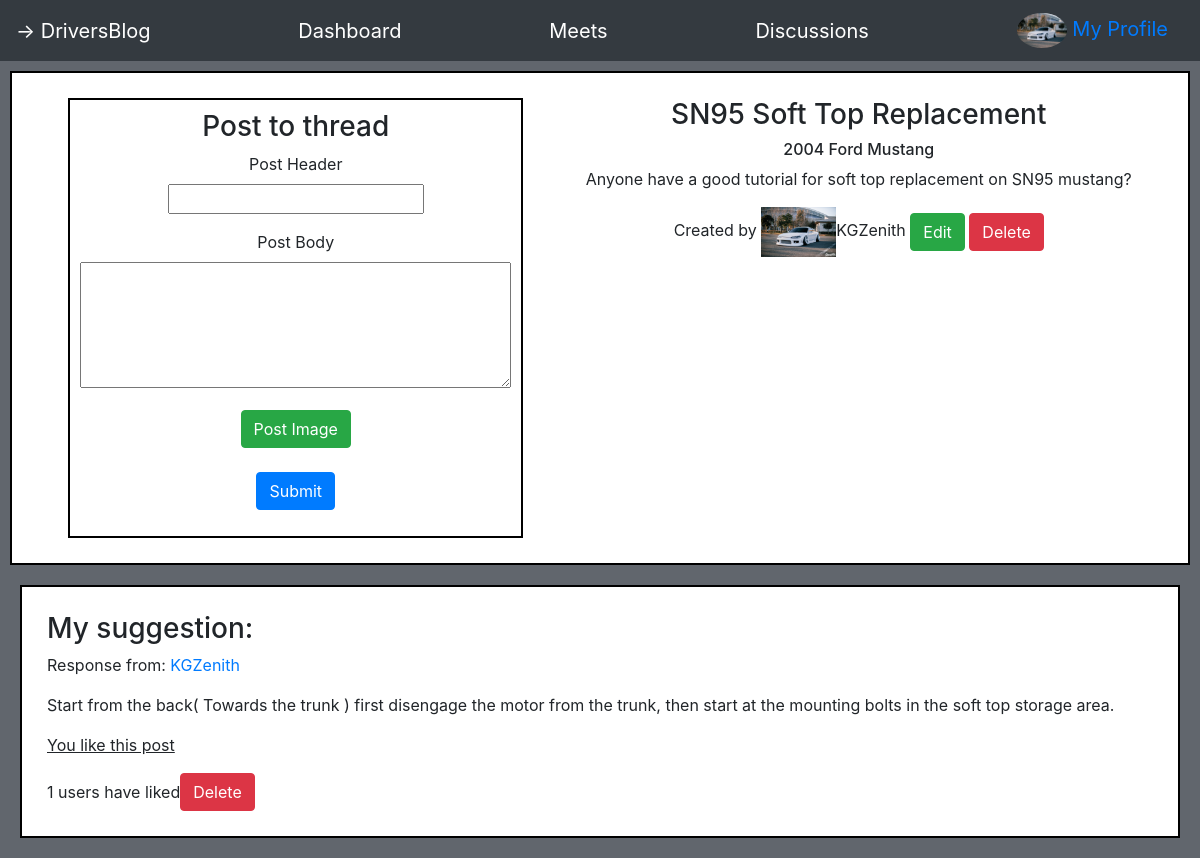
Screenshot of /discussions/10 (signed in) with the database file from the repository.
### users_app/models.py (models this page shows)
class User(models.Model):
    id = models.AutoField(primary_key=True)
    user_name = models.CharField(max_length=50)
    email = models.CharField(max_length=200)
    password = models.CharField(max_length=200)
    pfp = models.ImageField(upload_to='img/', default='/img/pfp.png')
    created_at = models.DateTimeField(auto_now_add=True)
    updated_at = models.DateTimeField(auto_now=True)
    objects = UserManager()

class Thread(models.Model):
    id = models.AutoField(primary_key=True)
    title = models.CharField(max_length=50)
    content = models.CharField(max_length=260, null=True)
    year = models.IntegerField(null=True)
    make = models.CharField(null=True, max_length=25)
    model = models.CharField(null=True, max_length=25)
    creator = models.ForeignKey(User, related_name="threads", on_delete=models.CASCADE, null=True)
    created_at = models.DateTimeField(auto_now_add=True)
    objects= ThreadManager()

class Post(models.Model):
    id = models.AutoField(primary_key=True)
    header = models.CharField(max_length=40)
    img = models.ImageField(blank=True, upload_to="img/posts/")
    content = models.CharField(max_length=260)
    creator = models.ForeignKey(User, related_name="posts", on_delete=models.CASCADE)
    likes = models.ManyToManyField(User, related_name="users_liked")
    thread = models.ForeignKey(Thread, related_name="responses", on_delete=models.CASCADE, null=True)
    created_at = models.DateTimeField(auto_now_add=True)
    updated_at = models.DateTimeField(auto_now=True)
    objects = PostManager()

### users_app/views.py (the view)
# urls.py: path('discussions/<int:id>', views.discussionPage),
def discussionPage(request, id):
    if Thread.objects.filter(id=id):
        context = {
            "logged_user": User.objects.get(id=request.session["user_id"]),
            "thread": Thread.objects.filter(id=id)[0]
        }
        return render(request, "discussion_page.html", context)
    else:
        return redirect("/discussions")

### users_app/templates/discussion_page.html (shortened to what this page needs)
<!DOCTYPE html>
<html lang="en">
<head>
    {% load static %}
    <link rel="stylesheet" href="{% static 'css/style.css' %}">
    <link rel="stylesheet" href="https://stackpath.bootstrapcdn.com/bootstrap/4.3.1/css/bootstrap.min.css">
</head>
<body id="pageBody">
    <nav class="navbar navbar-dark bg-dark">
        <span class="navbar-brand">	&#8594; DriversBlog</span>
        <a href="/dashboard" class="navbar-brand">Dashboard</a>
        <a href="/meets" class='navbar-brand'>Meets</a>
        <a href="/discussions" class="navbar-brand">Discussions</a>
        <span class="navbar-brand"><a href="/profile" id="profileLink"><img class="rounded-circle" src="{{ logged_user.pfp.url }}" height="35px" width="50px" alt=""> My Profile</span></a>
    </nav>
        <div id="heading" class="d-flex justify-content-around">
            <div id="formBorder">
                    <h3>Post to thread</h3>
                    <form action="/discussions/createPost" method="POST" enctype="multipart/form-data" >
                        <p>
                            <label for="header">Post Header</label><br />
                            <input type="text" name="header" />
                        </p>
                        <p>
                            <label for="content">Post Body</label><br />
                            <textarea name="content" maxlength="260" rows="5" cols="40"></textarea>
                        </p>
                        <p>
                            <label for="postImg" class="btn btn-success">Post Image</label>
                        </p>
                        <p>
                            <input type="submit" class="btn btn-primary"/>
                        </p>
                    </form>
            </div>
            <div id="thread_info">
                <h3>{{ thread.title }}</h3>
                {% if thread.year and thread.make and thread.model%}
                <h6>{{ thread.year }} {{ thread.make }} {{ thread.model }}</h6>
                {% endif %}
                <span id="subHeading">
                    <p>
                        {{ thread.content }}
                    </p>
                    <p>
                        Created by <img src="{{ thread.creator.pfp.url }}" class=""width="75px">{{ thread.creator.user_name }}
                        {% if thread.creator.id == user.id %}
                        <a href="/discussions/{{ thread.id }}/editForm" class="btn btn-success">Edit</a>
                        <a href="/discussions/{{ thread.id }}/delete" class="btn btn-danger">Delete</a>
                        {% endif %}
                    </p>
                </span>
            </div>
        </div>
    <div class="">
    <div id="responseWall" class="">
        {% for post in thread.responses.all %}
            <div id="thread_response">
                <h3>{{ post.header }}</h3>
                <p>Response from: <a href="/users/{{ post.creator.id }}">{{ post.creator.user_name }}</a></p>
                <p>{{ post.content }}</p>
                {% if logged_user not in post.likes.all  %}
                <span class="d-flex">
                    <form method="POST" action="/likePost">
                    {% csrf_token %}
                        <input type="hidden" name="next" value="{{ request.path }}" />
                        <input type="hidden" name="post_id" value="{{ post.id }}" />
                        <button class="btn btn-primary"type="submit">Like</button>
                    </form>
                {% else %}
                <p><u>You like this post</u></p>
                {% endif %}
                    <span class="d-flex">{{ post.likes.all|length }} users have liked
                        {% if post.creator.id == logged_user.id %}
                        <form action="/deletePost/{{ post.id }}" method="POST">
                            <input type="submit" class="btn btn-danger" value="Delete"/>
                        </form>
                        {% endif %}
                        </span>
                </div>
            {% endfor %}
        </div>
    </div>
</body>
</html>

### users_app/static/css/style.css (style rules this page uses)
#pageBody { background-color:#61666d; }
nav { position: fixed; }
#profileLink { text-decoration: none; }
#formBorder { border: 2px solid black; padding: 10px; background-color: white; max-width: fit-content; }
#thread_response { padding: 25px; margin: 20px; border: 2px solid black; background-color: white; }
#thread_info { text-align: center; }
#thread_response span { align-items: center; }
#heading { margin: 10px; padding: 25px; text-align: center; border: 2px solid black; background-color: white; }

### rows the page displays
User: pfp (picture)
Thread: title "SN95 Soft Top Replacement", year "2004", make "Ford", model "Mustang", content "Anyone have a good tutorial for soft top replacement on SN95 mustang?", creator.pfp (picture), creator.user_name "KGZenith"
Post: header "My suggestion:", creator.user_name "KGZenith", content "Start from the back( Towards the trunk ) first disengage the motor from the trunk, then start at the mounting bolts in the soft top storage area.", shows "You like this post", likes.all|length "1"
